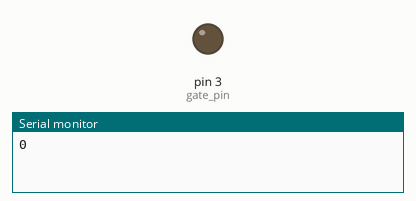
Bench run of a sketch on a simulated Arduino Uno, built with avr-gcc and run on an emulated ATmega328P. On the bench: output pins drawn as LEDs (lit = HIGH), the last lines printed to the serial monitor.

Above: at 0.05 s.
At 6.35 s:
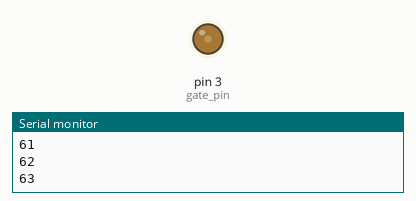
At 12.76 s:
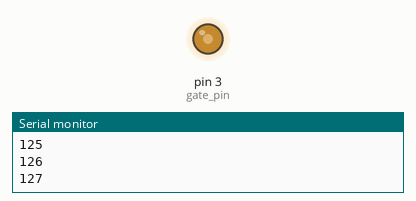
At 25.5 s:
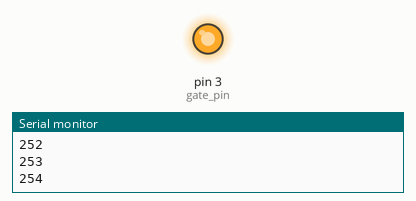
Timing chart, 0 to 40.0 s (numbered marks = the images above):
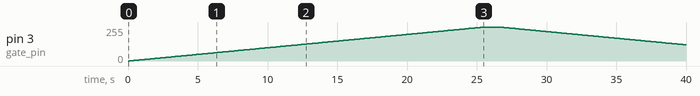

Measured:
- by itself, pin 3 (gate_pin): rises from 0/255 to 255/255 in 26.4 s, then falls to 121/255 in 13.4 s

The sketch:

pwm.ino
```cpp
//Initializing LED Pin
int gate_pin = 3;

void setup() {
    // initialize serial communication at 9600 bits per second:
    Serial.begin(9600);
    //Declaring LED pin as output
    pinMode(gate_pin, OUTPUT);
}

void loop() {
    //Fading the LED
    for(int i=0; i<255; i++){
        analogWrite(gate_pin, i);
        Serial.println(i);
        delay(100);
    }

    delay(1000);

    for(int i=255; i>0; i--){
        analogWrite(gate_pin, i);
        Serial.println(i);
        delay(100);
    }

    delay(250);
}
```
